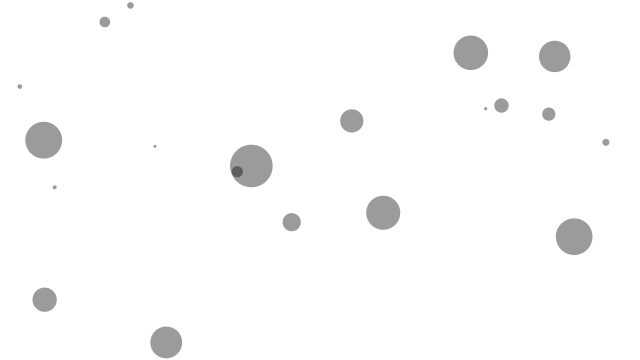
Frame 1 (no input)
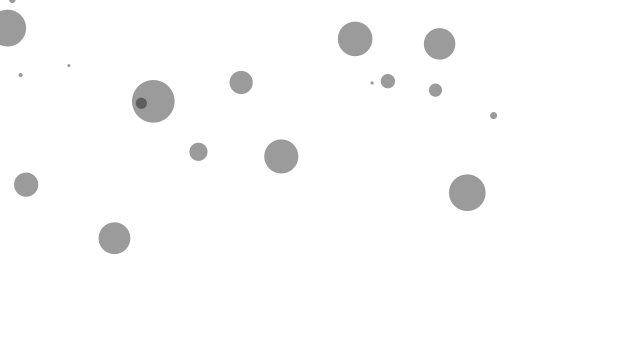
Frame 60 (the mouse pressed at the canvas centre just before this capture)
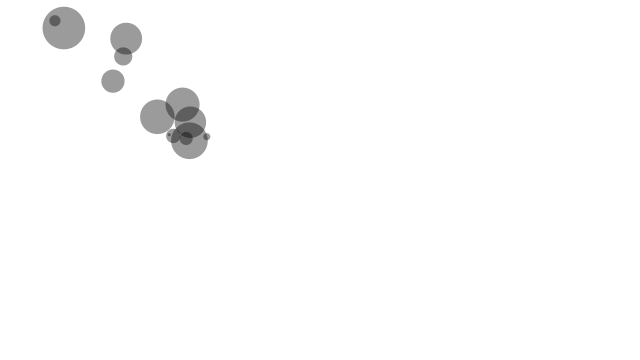
Frame 120 (the mouse held since frame 60 and released just before this capture)

The Processing sketch that drew these frames (run headless with seeded random() and noise(); from frame 60 on, the mouse is pressed at the canvas centre):

// Processing sketch: exer_2_10
// ── exer_2_10.pde
/* Rilla's solution for exercise 2.10 in Daniel Shiffman's The Nature of Code 
 
 and based largely on Shiffman's code for example 2.8
 
Exercise 2.10
Change the attraction force in Example 2.8 to a repulsion force. Can you create an example 
in which all of the Mover objects are attracted to the mouse, but repel each other? Think 
about how you need to balance the relative strength of the forces and how to most effectively 
use distance in your force calculations. */


Mover[] movers = new Mover[20];


void setup() {
  size(640,360);
  for (int i = 0; i < movers.length; i++) {
    movers[i] = new Mover(random(0.1,2),random(width),random(height)); 
  }
}

void draw() {
  background(255);

  // for every mover i
  for (Mover i : movers) {
    
    // look at every other mover
    for (Mover j : movers) {
      if (i != j) {
        
        // work out the force the other mover is having on mover i
        PVector force = j.attract(i, -0.1);
        
        // apply that force to mover i
        i.applyForce(force);
      }
    }
    
    // next, work out the force the mouse exerts on mover i
    PVector mouse = new PVector(mouseX, mouseY);
    PVector mforce = i.attract(mouse, 5);
    
    // apply that force to mover i
    i.applyForce(mforce);
    
    // finally, update and display mover i
    i.update();
    i.display();
  }

}
// ── Mover.pde
// The Nature of Code
// Daniel Shiffman
// http://natureofcode.com

class Mover {

  PVector position;
  PVector velocity;
  PVector acceleration;
  float mass;
  float g = 0.4;

  Mover(float m, float x, float y) {
    mass = m;
    position = new PVector(x, y);
    velocity = new PVector(0, 0);
    acceleration = new PVector(0, 0);
  }

  void applyForce(PVector force) {
    PVector f = PVector.div(force, mass);
    acceleration.add(f);
  }

  // our attract method, which takes a mover as well as a multiplier (which impacts on direction)
  PVector attract(Mover m, float multiplier) {
    PVector force = PVector.sub(position, m.position);             // Calculate direction of force
    float distance = force.mag();                                 // Distance between objects
    distance = constrain(distance, 5.0, 25.0);                             // Limiting the distance to eliminate "extreme" results for very close or very far objects
    force.normalize();                                            // Normalize vector (distance doesn't matter here, we just want this vector for direction

    float strength = (g * mass * m.mass) / (distance * distance); // Calculate gravitional force magnitude
    force.mult(strength * multiplier);                                         // Get force vector --> magnitude * direction
    return force;
  }

  // an overloaded version of the attract method that takes a plain PVector as an argument, which we can use for the mouse
  PVector attract(PVector v, float multiplier) {
    PVector force = PVector.sub(v, position);             // Calculate direction of force
    float distance = force.mag();                                 // Distance between objects
    distance = constrain(distance, 5.0, 25.0);                    // Limiting the distance to eliminate "extreme" results for very close or very far objects
    force.normalize();                                            // Normalize vector (distance doesn't matter here, we just want this vector for direction

    float strength = (g * mass * 20) / (distance * distance); // let's say mouse mass is 20
    force.mult(strength * multiplier);                                         // Get force vector --> magnitude * direction
    return force;
  }

  void update() {
    velocity.add(acceleration);
    position.add(velocity);
    acceleration.mult(0);
  }

  void display() {
    noStroke();
    fill(0, 100);
    ellipse(position.x, position.y, mass*24, mass*24);
  }
}
